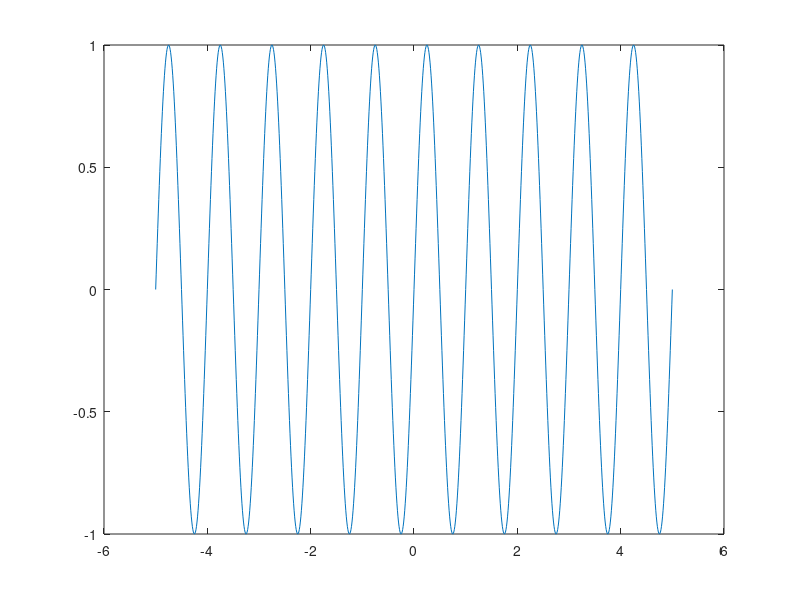

Write MATLAB code to recreate this figure.
clc;
clear all;
close all;
t = -5: 0.01: 5;
f_periodic = 1;
odd_signal = sin(2 * pi * f_periodic * t);

plot(t,odd_signal);
